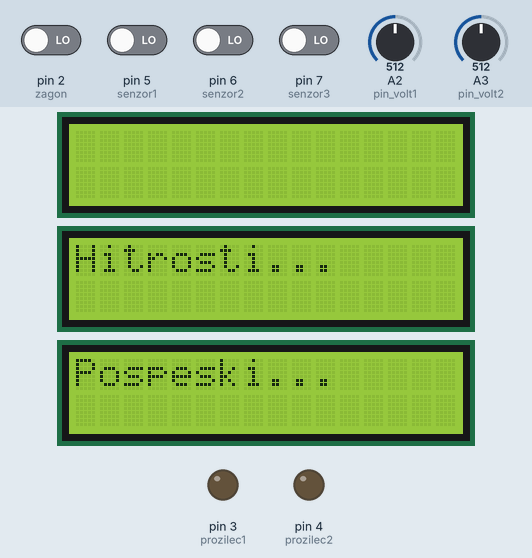
This sketch was run on a simulated Arduino Uno, built with avr-gcc and run on an emulated ATmega328P. On the bench: 3 × 16×2 character LCD, output pins drawn as LEDs (lit = HIGH). Inputs (shaded band) come from the test bench; at power-on: pin 2 (zagon), pin 5 (senzor1), pin 6 (senzor2), pin 7 (senzor3) LOW, A2 (pin_volt1) = 512, A3 (pin_volt2) = 512.

Above: at 6.4 s.
6.5 s: pin 2 (zagon) driven HIGH
At 7.7 s:
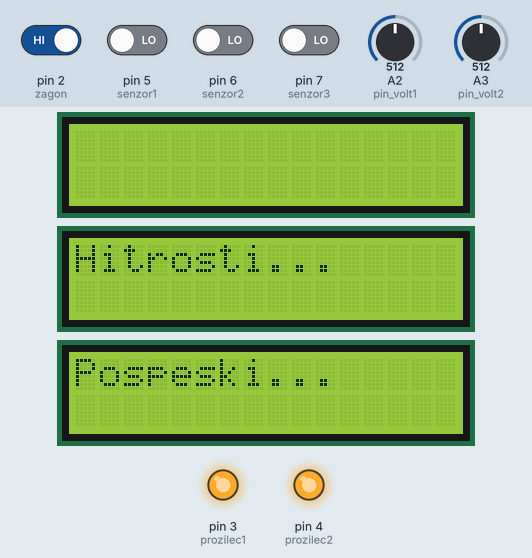
8.0 s: pin 6 (senzor2) driven HIGH
At 8.5 s:
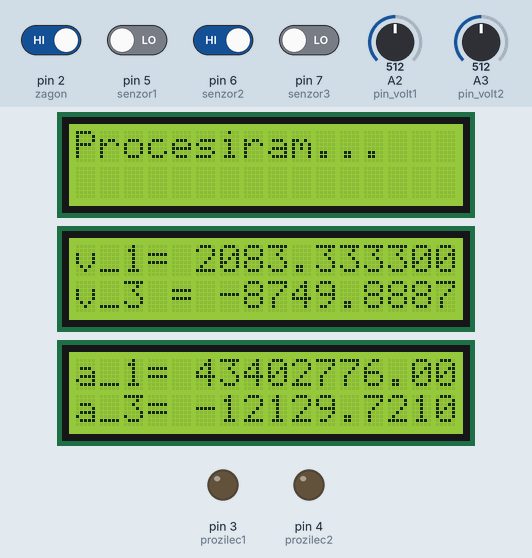
9.6 s: pin 5 (senzor1) driven HIGH and pin 6 (senzor2) driven LOW
12.6 s: A2 (pin_volt1) set to 580
At 14.2 s:
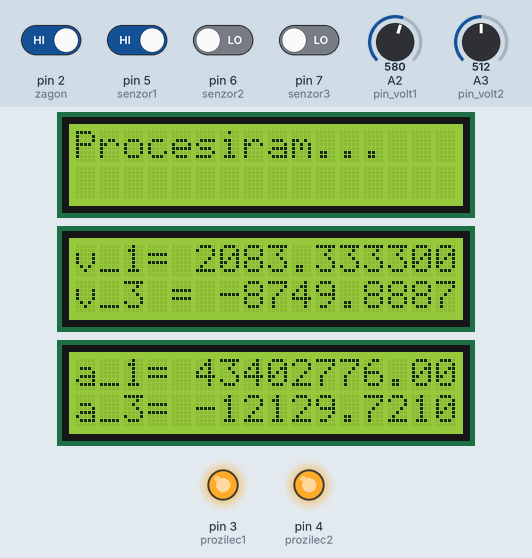
14.6 s: A2 (pin_volt1) set to 610
Timing chart, 0 to 17.1 s (numbered marks = the images above; inputs shaded):
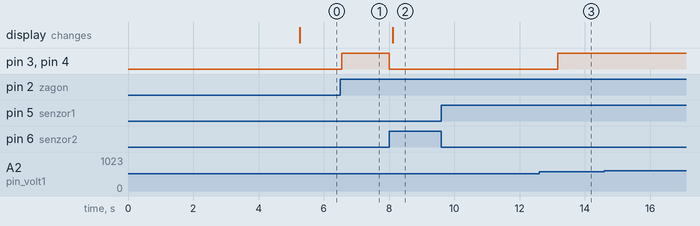

The sketch:

pospesevalnik.ino
```cpp
#include <Wire.h> //  Knjižnici za I2c komunikacijo z LCD zasloni
#include <LiquidCrystal_I2C.h>

const int zagon = 2;

const int prozilec1 = 3;
const int prozilec2 = 4;

const int pin_volt1 = A2;
const int pin_volt2 = A3;

float analog_volt;
float volt_pin;
float volt;
float sum;
float volt_avg;

const int senzor1 = 5;
const int senzor2 = 6;
const int senzor3 = 7;

float cas0;
float cas1;
float cas2;
float cas3;
float dt1;
float dt2;
float dt3;

float timer_prozilec;

float razdalja1;
float razdalja2;
float razdalja3;

float avgv1;
float v1;
float a1;
float avgv2;
float v2;
float a2;
float avgv3;
float v3;
float a3;

int cas_prebran1;  //  Boolean, če čas ob senzorju je ali ni prebran
int cas_prebran2;
int cas_prebran3;

float zdej;

LiquidCrystal_I2C lcd_volt(0x3F, 16, 2);
LiquidCrystal_I2C lcd_hitrost(0x3E, 16, 2);
LiquidCrystal_I2C lcd_acc(0x3D, 16, 2);

void Voltmeter(int pin_volt) { // To je funkcija, ki 10x izmeri napetost z delilnikom napetosti, ter jo preračuna v pravo vrednost.
                               // Nato se odloči, glede na postavljeno mejo, če je kondenzator poln ali prazen, ter to izpiše na LCD.
    for (int i = 0; i < 10; i++) {
      analog_volt = analogRead(pin_volt);
      volt_pin = 5.00 * (analog_volt / 1024.00);
      volt = volt_pin * 1.10 * 10.00;
      sum += volt;
    }

    volt_avg = sum / 10;
    sum = 0;

    if (pin_volt == pin_volt1 && volt_avg > 32) {
      lcd_volt.setCursor(0,0);
      lcd_volt.print("Poln...");
    }
    else if (pin_volt == pin_volt1 && volt_avg < 3) {
      lcd_volt.setCursor(0,0);
      lcd_volt.print("Prazen...");
    }
    else if (pin_volt == pin_volt2 && volt_avg > 32) {
      lcd_volt.setCursor(0,1);
      lcd_volt.print("Poln...");
    }
    else if (pin_volt == pin_volt2 && volt_avg < 3) {
      lcd_volt.setCursor(0,1);
      lcd_volt.print("Prazen...");
    }
}

void setup() {

  pinMode(zagon, INPUT);

  pinMode(prozilec1, OUTPUT);
  pinMode(prozilec2, OUTPUT);

  pinMode(senzor1, INPUT);
  pinMode(senzor2, INPUT);
  pinMode(senzor3, INPUT);

  pinMode(pin_volt1, INPUT);
  pinMode(pin_volt2, INPUT);

  razdalja1 = 0.05; //razdalje v metrih
  razdalja2 = 0.065;
  razdalja3 = 0.08;

  timer_prozilec = 100000;  // čas proženja v mikrosekundah (ker se bo primerjal s časi izmerjenimi s funkcijo micros()

  lcd_volt.init();
  lcd_volt.backlight();
  lcd_volt.clear();
  lcd_volt.setCursor(0,0);
  lcd_volt.print("Napetosti na");
  lcd_volt.setCursor(0,1);
  lcd_volt.print("kondezatorjih...");

  lcd_hitrost.init();
  lcd_hitrost.backlight();
  lcd_hitrost.clear();
  lcd_hitrost.setCursor(0,0);
  lcd_hitrost.print("Hitrosti...");

  lcd_acc.init();
  lcd_acc.backlight();
  lcd_acc.clear();
  lcd_acc.setCursor(0,0);
  lcd_acc.print("Pospeski...");

  delay(5000); //  počakamo, da se kondenzatorji napolnejo
  lcd_volt.clear();
  Voltmeter(pin_volt1);
  Voltmeter(pin_volt2);
}

void loop() {

   if ( digitalRead(zagon) == HIGH ) {

    delay(50);  //  Varovalo za debounce.

    if ( digitalRead(zagon) == HIGH ) {

      cas_prebran1 = false;
      cas_prebran2 = false;
      cas_prebran3 = false;
      cas0 = micros();  //  Zapomni si čas ob začetku proženja.
      digitalWrite(prozilec1, HIGH);  // Prižgi prvo tuljavo.
      delayMicroseconds(10);  //  funkcija micros() je na 4 mikrosekunde natančna
      zdej = micros(); // Zapomni si aktualen čas
      while( (zdej - cas0) < timer_prozilec) { //  Dokler je čas, pretečen od začetka proženja manjši od timerja za prožilec naredi:
        if (  digitalRead(senzor1) == LOW && cas_prebran1 == false  ) {  //  Če čas še ni prebran in je ravno izstrelek na senzorju, potem:
          cas1 = micros();  //  Zapomni si čas, ko je izstrelek pri senzorju
          cas_prebran1 = true; //  Ker je čas bil ravnokar izmerjen spremeni vrednost
        }
        if (  digitalRead(senzor2) == LOW && cas_prebran2 == false ) {
          cas2 = micros();
          cas_prebran2 = true;
          digitalWrite(prozilec2, HIGH); //  Prižgi 2. tuljavo.
          while (digitalRead(senzor2) == LOW){
          }
          digitalWrite(prozilec2, LOW);
        }
        if (  digitalRead(senzor3) == LOW && cas_prebran3 == false ) {
          cas3 = micros();
          cas_prebran3 = true;
        }
        zdej = micros();  //  Povečaj aktualen čas
      }

      digitalWrite(prozilec1, LOW); //  Od začetka proženja je pretekel čas timer_prozenje, zato ugasnemo tuljavo.

      while (cas_prebran1 == false) { //  Preverimo, če je že bil izstrelek na prvem senzorju
         if ( digitalRead(senzor1) == LOW) {  //  Če še ni bil, čakamo, da bo in takrat izmerimo čas in spremenimo stanje
         cas1 = micros();
         cas_prebran1 = true;
         }
      }
      while (cas_prebran2 == false) { //  Enako kot gor, za drugi senzor.
         if ( digitalRead(senzor2) == LOW) {
         cas2 = micros();
         cas_prebran2 = true;
         digitalWrite(prozilec2, HIGH); //  Prižgi 2. tuljavo.
          while (digitalRead(senzor2) == LOW){
          }
          digitalWrite(prozilec2, LOW);
         }
      }
      digitalWrite(prozilec2, LOW);
      while (cas_prebran3 == false) { //  Enako kot gor, za tretji senzor.
         if ( digitalRead(senzor3) == LOW) {
         cas3 = micros();
         cas_prebran3 = true;
         }
      }

      dt1 = ( cas1 - cas0 ) / 1000000; // Izračunaj razliko časov. Čas je v mikrosekundah, zato ga delimo z 1000000.
      dt2 = ( cas2 - cas1 ) / 1000000;
      dt3 = ( cas3 - cas2 ) / 1000000;

      avgv1 = razdalja1 / dt1;  //  Izračunaj povprečne hitrosti.
      avgv2 = razdalja2 / dt2;
      avgv3 = razdalja3 / dt3;

      v1 = 2*avgv1; //  Izračunaj hitrosti.
      v2 = 2*avgv2 - v1;
      v3 = 2*avgv3 - v2;

      a1 = v1 / dt1;  //  Izračunaj pospeške.
      a3 = ( v3 - v2 ) / dt3;

      lcd_hitrost.clear();  //  Izpiši hitrosti.
      lcd_hitrost.setCursor(0,0);
      lcd_hitrost.print("v_1= " + String(v1, 6) + " m/s");
      lcd_hitrost.setCursor(0,1);
      lcd_hitrost.print("v_3 = " + String(v3, 6) + " m/s");

      lcd_acc.clear();  //  Izpiši pospeške.
      lcd_acc.setCursor(0,0);
      lcd_acc.print("a_1= " + String(a1, 6) + " m/s^2");
      lcd_acc.setCursor(0,1);
      lcd_acc.print("a_3= " + String(a3, 6) + " m/s^2");

      lcd_volt.clear();
      lcd_volt.print("Procesiram...");
      delay(5000); //  Počakamo, da se kondenzatorji napolnijo.
      Voltmeter(pin_volt1); // izpiši napetosti na kondenzatorjih. Na tej točki, bi morali biti polni.
      Voltmeter(pin_volt2);

      }

    } else { // konec if-a
      delay(50);
      }

}
```

Measured:
- after the input at 6.5 s, pin 3 (prozilec1), pin 4 (prozilec2): LOW → HIGH after 0.06 s
- after the input at 8.0 s, pin 3 (prozilec1), pin 4 (prozilec2): HIGH → LOW at once; the display: changes after 0.11 s (image 2)
- after the input at 9.6 s, every drawn part: stays the same
- after the input at 14.6 s, every drawn part: stays the same
